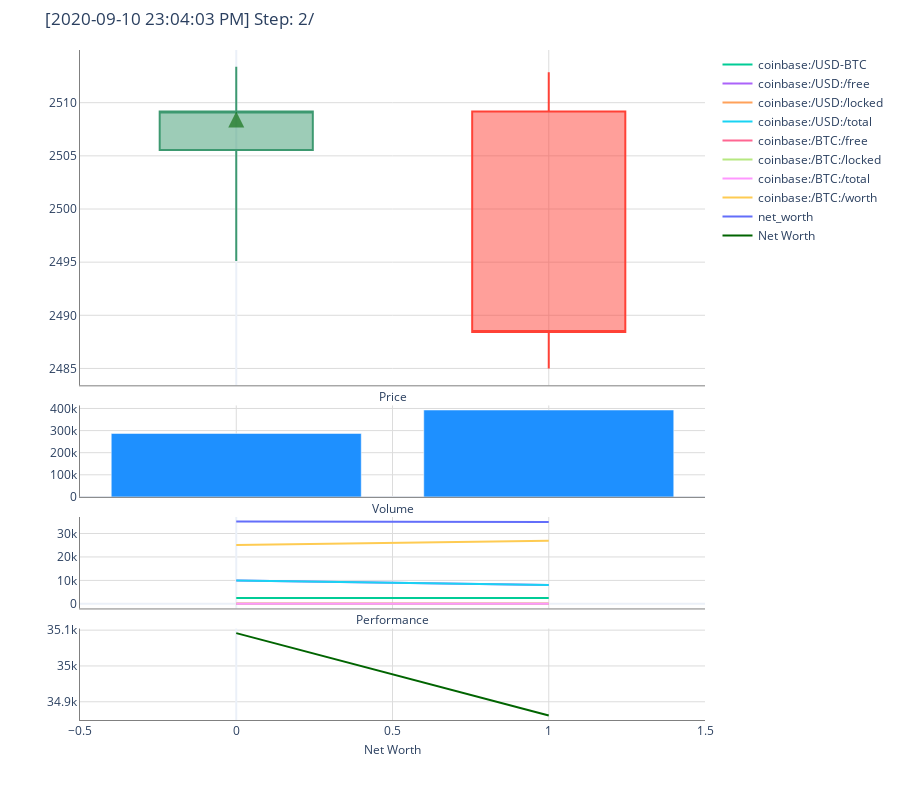
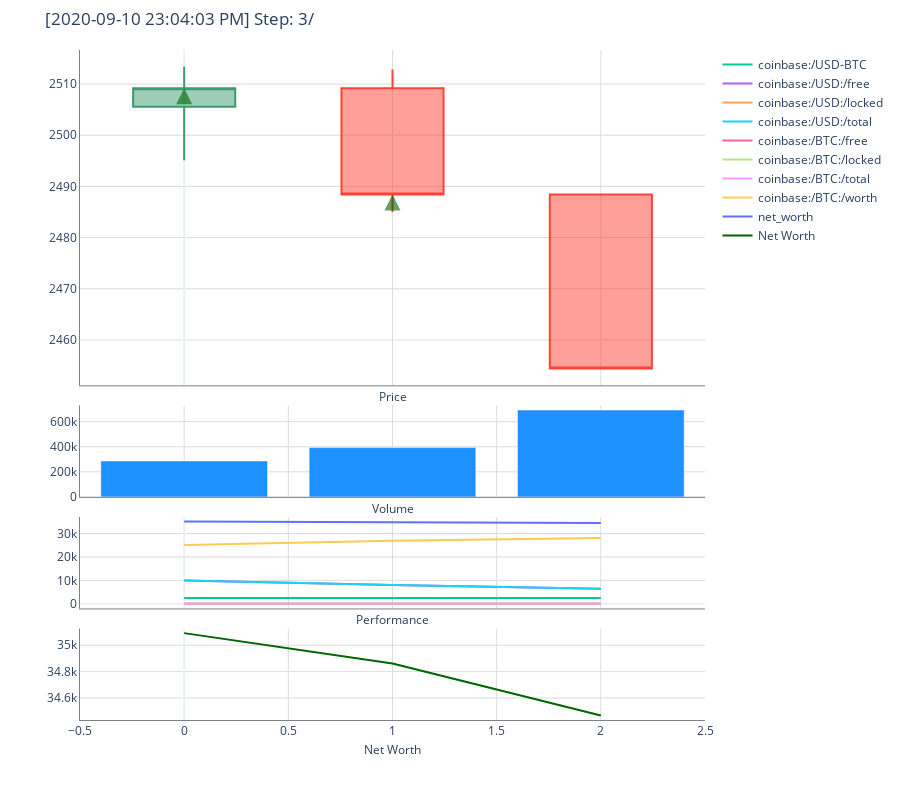
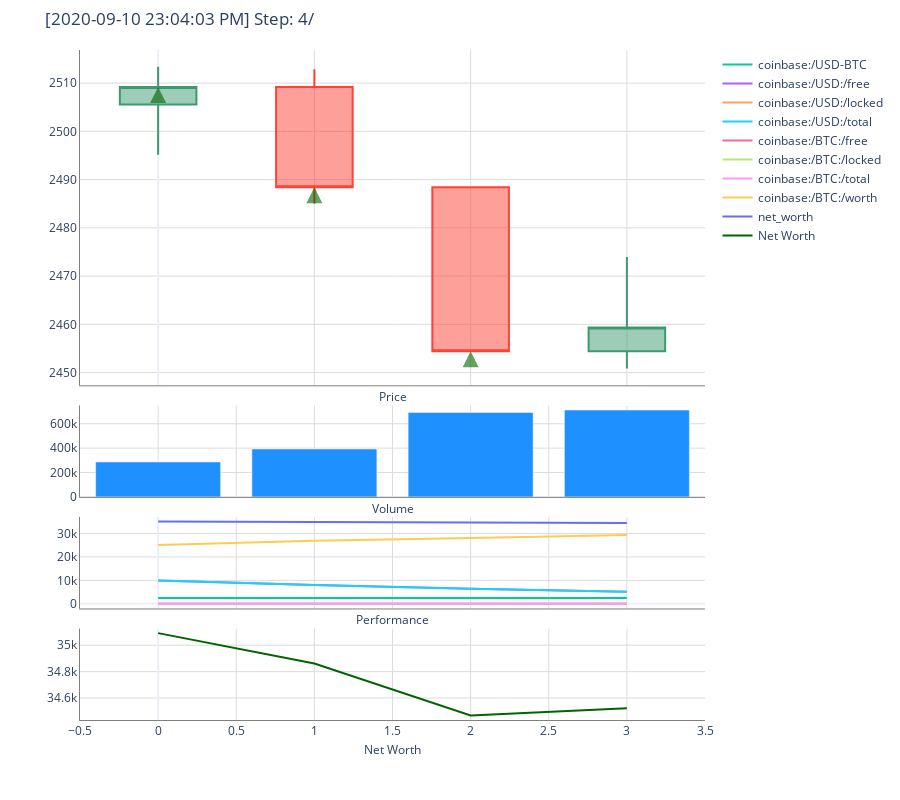
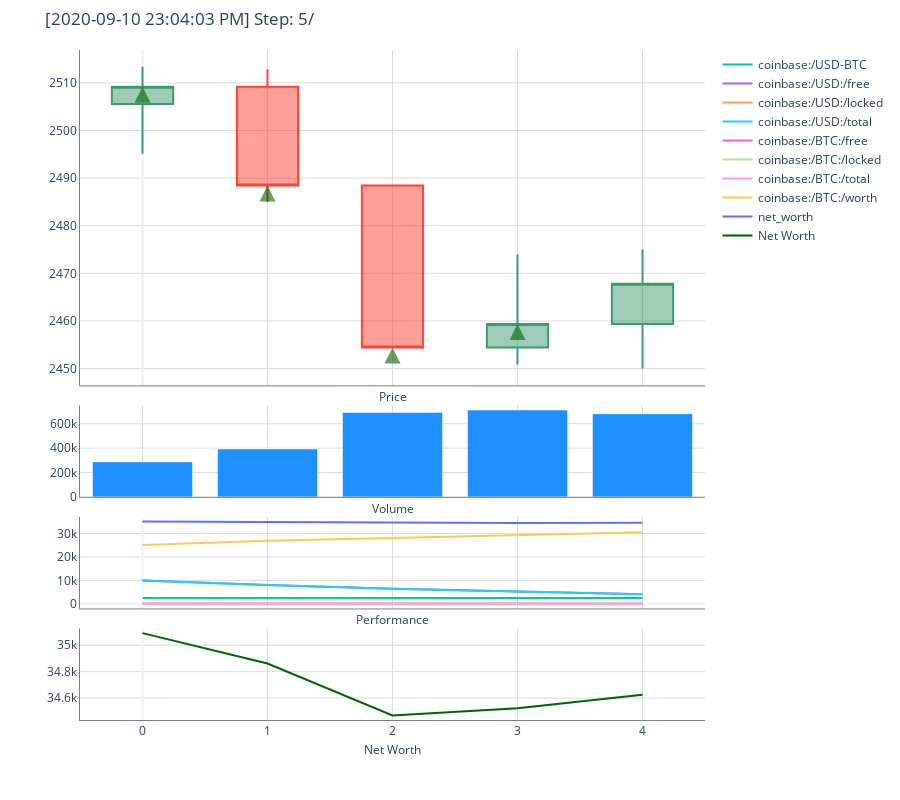

The code cell stored with these charts, in order, in its notebook:
### Code cell
#agent = PPO2.load(load_path=os.path.join(currentdir, "agents","MlpPolicy.zip"), env=env)
agent = DQN.load(load_path=os.path.join(currentdir, "agents","DQN_MlpPolicy.zip"), env=env)
done = False
obs = env.reset()
count = 0
while not done:
    action, _states = agent.predict(obs)
    obs, reward, done, info = env.step(action)
    env.render()
    count += 1
    done = count > 1000

### Figure 1 — Plotly figure (JSON) as saved in the notebook; plotly's stock layout.template omitted (floating-point values rounded to 4 significant figures)
{"data": [{"close": [2509.0, 2488.0], "high": [2513.0, 2513.0], "low": [2495.0, 2485.0], "name": "Price", "open": [2506.0, 2509.0], "showlegend": false, "type": "candlestick", "uid": "cfd3a51c-44d7-4dda-91e2-89d39fa74f65", "xaxis": "x", "yaxis": "y"}, {"marker": {"color": "DodgerBlue"}, "name": "Volume", "showlegend": false, "type": "bar", "uid": "601c1a09-78b3-4d10-a7a2-7e9472975d89", "xaxis": "x2", "y": [287000.0, 393100.0], "yaxis": "y2"}, {"mode": "lines", "name": "coinbase:/USD-BTC", "type": "scatter", "uid": "ecb760ef-5b64-4fca-85e6-6c178d0c8eba", "xaxis": "x3", "y": [2509.0, 2488.0], "yaxis": "y3"}, {"mode": "lines", "name": "coinbase:/USD:/free", "type": "scatter", "uid": "517175e1-a86e-42a6-b403-5b0412c97b4c", "xaxis": "x3", "y": [10000, 8000], "yaxis": "y3"}, {"mode": "lines", "name": "coinbase:/USD:/locked", "type": "scatter", "uid": "25a8cc84-c88a-40c9-8428-4e26fbb37ab3", "xaxis": "x3", "y": [0, 0], "yaxis": "y3"}, {"mode": "lines", "name": "coinbase:/USD:/total", "type": "scatter", "uid": "48e51bd6-98cd-4b70-8a1d-2ea39f28c226", "xaxis": "x3", "y": [10000, 8000], "yaxis": "y3"}, {"mode": "lines", "name": "coinbase:/BTC:/free", "type": "scatter", "uid": "d1ea9c28-da56-471c-8205-27ac562b5ad1", "xaxis": "x3", "y": [10, 10], "yaxis": "y3"}, {"mode": "lines", "name": "coinbase:/BTC:/locked", "type": "scatter", "uid": "9e1ba969-f1da-4ee5-9be9-9b9dec1a813f", "xaxis": "x3", "y": [0, 0.7947], "yaxis": "y3"}, {"mode": "lines", "name": "coinbase:/BTC:/total", "type": "scatter", "uid": "2cb4277a-a6c2-4f9d-8bd9-729ad6fdd622", "xaxis": "x3", "y": [10, 10.79], "yaxis": "y3"}, {"mode": "lines", "name": "coinbase:/BTC:/worth", "type": "scatter", "uid": "27040363-ad40-4e0f-8095-1d277aea6c76", "xaxis": "x3", "y": [25090.0, 26860.0], "yaxis": "y3"}, {"mode": "lines", "name": "net_worth", "type": "scatter", "uid": "5b491759-cae3-45b4-bacc-1ce742c0a95e", "xaxis": "x3", "y": [35090.0, 34860.0], "yaxis": "y3"}, {"marker": {"color": "DarkGreen"}, "mode": "lines", "name": "Net Worth", "type": "scatter", "uid": "21e5e64c-a45f-407d-b5b2-31a3a91ef2fb", "xaxis": "x4", "y": [35090.0, 34860.0], "yaxis": "y4"}], "layout": {"annotations": [{"arrowcolor": "DarkGreen", "arrowhead": 2, "arrowsize": 0.8, "arrowwidth": 4, "ax": 0, "ay": 15, "hoverlabel": {"bgcolor": "DarkGreen"}, "hovertext": "Step 1 [2017-07-01 11:00:00]<br>BUY 0.7946851 BTC @ 2509.17 USD MARKET<br>Total: 1994.0 USD - Comm.: 6.00 USD", "opacity": 0.6, "showarrow": true, "x": 0, "xref": "x", "y": 2509.0, "yref": "y"}], "height": 800, "margin": {"t": 50}, "title": {"text": "[2020-09-10 23:04:03 PM] Step: 2/"}, "xaxis": {"anchor": "y", "domain": [0, 1], "gridcolor": "Gainsboro", "linecolor": "Grey", "matches": "x4", "rangeslider": {"visible": false}, "showticklabels": false, "title": {"font": {"size": 12}, "standoff": 7, "text": "Price"}}, "xaxis2": {"anchor": "y2", "domain": [0, 1], "gridcolor": "Gainsboro", "linecolor": "Grey", "matches": "x4", "showticklabels": false, "title": {"font": {"size": 12}, "standoff": 7, "text": "Volume"}}, "xaxis3": {"anchor": "y3", "domain": [0, 1], "gridcolor": "Gainsboro", "linecolor": "Grey", "matches": "x4", "showticklabels": false, "title": {"font": {"size": 12}, "standoff": 7, "text": "Performance"}}, "xaxis4": {"anchor": "y4", "domain": [0, 1], "gridcolor": "Gainsboro", "linecolor": "Grey", "title": {"font": {"size": 12}, "standoff": 7, "text": "Net Worth"}}, "yaxis": {"anchor": "x", "domain": [0.4995, 1], "gridcolor": "Gainsboro", "linecolor": "Grey"}, "yaxis2": {"anchor": "x2", "domain": [0.333, 0.4695], "gridcolor": "Gainsboro", "linecolor": "Grey"}, "yaxis3": {"anchor": "x3", "domain": [0.1665, 0.303], "gridcolor": "Gainsboro", "linecolor": "Grey"}, "yaxis4": {"anchor": "x4", "domain": [0, 0.1365], "gridcolor": "Gainsboro", "linecolor": "Grey"}}}

### Figure 2 — Plotly figure (JSON) as saved in the notebook; plotly's stock layout.template omitted (floating-point values rounded to 4 significant figures)
{"data": [{"close": [2509.0, 2488.0, 2454.0], "high": [2513.0, 2513.0, 2488.0], "low": [2495.0, 2485.0, 2454.0], "name": "Price", "open": [2506.0, 2509.0, 2488.0], "showlegend": false, "type": "candlestick", "uid": "cfd3a51c-44d7-4dda-91e2-89d39fa74f65", "xaxis": "x", "yaxis": "y"}, {"marker": {"color": "DodgerBlue"}, "name": "Volume", "showlegend": false, "type": "bar", "uid": "601c1a09-78b3-4d10-a7a2-7e9472975d89", "xaxis": "x2", "y": [287000.0, 393100.0, 693300.0], "yaxis": "y2"}, {"mode": "lines", "name": "coinbase:/USD-BTC", "type": "scatter", "uid": "ecb760ef-5b64-4fca-85e6-6c178d0c8eba", "xaxis": "x3", "y": [2509.0, 2488.0, 2454.0], "yaxis": "y3"}, {"mode": "lines", "name": "coinbase:/USD:/free", "type": "scatter", "uid": "517175e1-a86e-42a6-b403-5b0412c97b4c", "xaxis": "x3", "y": [10000, 8000, 6400], "yaxis": "y3"}, {"mode": "lines", "name": "coinbase:/USD:/locked", "type": "scatter", "uid": "25a8cc84-c88a-40c9-8428-4e26fbb37ab3", "xaxis": "x3", "y": [0, 0, 0], "yaxis": "y3"}, {"mode": "lines", "name": "coinbase:/USD:/total", "type": "scatter", "uid": "48e51bd6-98cd-4b70-8a1d-2ea39f28c226", "xaxis": "x3", "y": [10000, 8000, 6400], "yaxis": "y3"}, {"mode": "lines", "name": "coinbase:/BTC:/free", "type": "scatter", "uid": "d1ea9c28-da56-471c-8205-27ac562b5ad1", "xaxis": "x3", "y": [10, 10, 10], "yaxis": "y3"}, {"mode": "lines", "name": "coinbase:/BTC:/locked", "type": "scatter", "uid": "9e1ba969-f1da-4ee5-9be9-9b9dec1a813f", "xaxis": "x3", "y": [0, 0.7947, 1.436], "yaxis": "y3"}, {"mode": "lines", "name": "coinbase:/BTC:/total", "type": "scatter", "uid": "2cb4277a-a6c2-4f9d-8bd9-729ad6fdd622", "xaxis": "x3", "y": [10, 10.79, 11.44], "yaxis": "y3"}, {"mode": "lines", "name": "coinbase:/BTC:/worth", "type": "scatter", "uid": "27040363-ad40-4e0f-8095-1d277aea6c76", "xaxis": "x3", "y": [25090.0, 26860.0, 28070.0], "yaxis": "y3"}, {"mode": "lines", "name": "net_worth", "type": "scatter", "uid": "5b491759-cae3-45b4-bacc-1ce742c0a95e", "xaxis": "x3", "y": [35090.0, 34860.0, 34470.0], "yaxis": "y3"}, {"marker": {"color": "DarkGreen"}, "mode": "lines", "name": "Net Worth", "type": "scatter", "uid": "21e5e64c-a45f-407d-b5b2-31a3a91ef2fb", "xaxis": "x4", "y": [35090.0, 34860.0, 34470.0], "yaxis": "y4"}], "layout": {"annotations": [{"arrowcolor": "DarkGreen", "arrowhead": 2, "arrowsize": 0.8, "arrowwidth": 4, "ax": 0, "ay": 15, "hoverlabel": {"bgcolor": "DarkGreen"}, "hovertext": "Step 1 [2017-07-01 11:00:00]<br>BUY 0.7946851 BTC @ 2509.17 USD MARKET<br>Total: 1994.0 USD - Comm.: 6.00 USD", "opacity": 0.6, "showarrow": true, "x": 0, "xref": "x", "y": 2509.0, "yref": "y"}, {"arrowcolor": "DarkGreen", "arrowhead": 2, "arrowsize": 0.8, "arrowwidth": 4, "ax": 0, "ay": 15, "hoverlabel": {"bgcolor": "DarkGreen"}, "hovertext": "Step 2 [2017-07-01 12:00:00]<br>BUY 0.64104676 BTC @ 2488.43 USD MARKET<br>Total: 1595.2 USD - Comm.: 4.80 USD", "opacity": 0.6, "showarrow": true, "x": 1, "xref": "x", "y": 2488.0, "yref": "y"}], "height": 800, "margin": {"t": 50}, "title": {"text": "[2020-09-10 23:04:03 PM] Step: 3/"}, "xaxis": {"anchor": "y", "domain": [0, 1], "gridcolor": "Gainsboro", "linecolor": "Grey", "matches": "x4", "rangeslider": {"visible": false}, "showticklabels": false, "title": {"font": {"size": 12}, "standoff": 7, "text": "Price"}}, "xaxis2": {"anchor": "y2", "domain": [0, 1], "gridcolor": "Gainsboro", "linecolor": "Grey", "matches": "x4", "showticklabels": false, "title": {"font": {"size": 12}, "standoff": 7, "text": "Volume"}}, "xaxis3": {"anchor": "y3", "domain": [0, 1], "gridcolor": "Gainsboro", "linecolor": "Grey", "matches": "x4", "showticklabels": false, "title": {"font": {"size": 12}, "standoff": 7, "text": "Performance"}}, "xaxis4": {"anchor": "y4", "domain": [0, 1], "gridcolor": "Gainsboro", "linecolor": "Grey", "title": {"font": {"size": 12}, "standoff": 7, "text": "Net Worth"}}, "yaxis": {"anchor": "x", "domain": [0.4995, 1], "gridcolor": "Gainsboro", "linecolor": "Grey"}, "yaxis2": {"anchor": "x2", "domain": [0.333, 0.4695], "gridcolor": "Gainsboro", "linecolor": "Grey"}, "yaxis3": {"anchor": "x3", "domain": [0.1665, 0.303], "gridcolor": "Gainsboro", "linecolor": "Grey"}, "yaxis4": {"anchor": "x4", "domain": [0, 0.1365], "gridcolor": "Gainsboro", "linecolor": "Grey"}}}

### Figure 3 — Plotly figure (JSON) as saved in the notebook; plotly's stock layout.template omitted (floating-point values rounded to 4 significant figures)
{"data": [{"close": [2509.0, 2488.0, 2454.0, 2459.0], "high": [2513.0, 2513.0, 2488.0, 2474.0], "low": [2495.0, 2485.0, 2454.0, 2451.0], "name": "Price", "open": [2506.0, 2509.0, 2488.0, 2454.0], "showlegend": false, "type": "candlestick", "uid": "cfd3a51c-44d7-4dda-91e2-89d39fa74f65", "xaxis": "x", "yaxis": "y"}, {"marker": {"color": "DodgerBlue"}, "name": "Volume", "showlegend": false, "type": "bar", "uid": "601c1a09-78b3-4d10-a7a2-7e9472975d89", "xaxis": "x2", "y": [287000.0, 393100.0, 693300.0, 712900.0], "yaxis": "y2"}, {"mode": "lines", "name": "coinbase:/USD-BTC", "type": "scatter", "uid": "ecb760ef-5b64-4fca-85e6-6c178d0c8eba", "xaxis": "x3", "y": [2509.0, 2488.0, 2454.0, 2459.0], "yaxis": "y3"}, {"mode": "lines", "name": "coinbase:/USD:/free", "type": "scatter", "uid": "517175e1-a86e-42a6-b403-5b0412c97b4c", "xaxis": "x3", "y": [10000, 8000, 6400, 5120], "yaxis": "y3"}, {"mode": "lines", "name": "coinbase:/USD:/locked", "type": "scatter", "uid": "25a8cc84-c88a-40c9-8428-4e26fbb37ab3", "xaxis": "x3", "y": [0, 0, 0, 0], "yaxis": "y3"}, {"mode": "lines", "name": "coinbase:/USD:/total", "type": "scatter", "uid": "48e51bd6-98cd-4b70-8a1d-2ea39f28c226", "xaxis": "x3", "y": [10000, 8000, 6400, 5120], "yaxis": "y3"}, {"mode": "lines", "name": "coinbase:/BTC:/free", "type": "scatter", "uid": "d1ea9c28-da56-471c-8205-27ac562b5ad1", "xaxis": "x3", "y": [10, 10, 10, 10], "yaxis": "y3"}, {"mode": "lines", "name": "coinbase:/BTC:/locked", "type": "scatter", "uid": "9e1ba969-f1da-4ee5-9be9-9b9dec1a813f", "xaxis": "x3", "y": [0, 0.7947, 1.436, 1.956], "yaxis": "y3"}, {"mode": "lines", "name": "coinbase:/BTC:/total", "type": "scatter", "uid": "2cb4277a-a6c2-4f9d-8bd9-729ad6fdd622", "xaxis": "x3", "y": [10, 10.79, 11.44, 11.96], "yaxis": "y3"}, {"mode": "lines", "name": "coinbase:/BTC:/worth", "type": "scatter", "uid": "27040363-ad40-4e0f-8095-1d277aea6c76", "xaxis": "x3", "y": [25090.0, 26860.0, 28070.0, 29400.0], "yaxis": "y3"}, {"mode": "lines", "name": "net_worth", "type": "scatter", "uid": "5b491759-cae3-45b4-bacc-1ce742c0a95e", "xaxis": "x3", "y": [35090.0, 34860.0, 34470.0, 34520.0], "yaxis": "y3"}, {"marker": {"color": "DarkGreen"}, "mode": "lines", "name": "Net Worth", "type": "scatter", "uid": "21e5e64c-a45f-407d-b5b2-31a3a91ef2fb", "xaxis": "x4", "y": [35090.0, 34860.0, 34470.0, 34520.0], "yaxis": "y4"}], "layout": {"annotations": [{"arrowcolor": "DarkGreen", "arrowhead": 2, "arrowsize": 0.8, "arrowwidth": 4, "ax": 0, "ay": 15, "hoverlabel": {"bgcolor": "DarkGreen"}, "hovertext": "Step 1 [2017-07-01 11:00:00]<br>BUY 0.7946851 BTC @ 2509.17 USD MARKET<br>Total: 1994.0 USD - Comm.: 6.00 USD", "opacity": 0.6, "showarrow": true, "x": 0, "xref": "x", "y": 2509.0, "yref": "y"}, {"arrowcolor": "DarkGreen", "arrowhead": 2, "arrowsize": 0.8, "arrowwidth": 4, "ax": 0, "ay": 15, "hoverlabel": {"bgcolor": "DarkGreen"}, "hovertext": "Step 2 [2017-07-01 12:00:00]<br>BUY 0.64104676 BTC @ 2488.43 USD MARKET<br>Total: 1595.2 USD - Comm.: 4.80 USD", "opacity": 0.6, "showarrow": true, "x": 1, "xref": "x", "y": 2488.0, "yref": "y"}, {"arrowcolor": "DarkGreen", "arrowhead": 2, "arrowsize": 0.8, "arrowwidth": 4, "ax": 0, "ay": 15, "hoverlabel": {"bgcolor": "DarkGreen"}, "hovertext": "Step 3 [2017-07-01 13:00:00]<br>BUY 0.51994149 BTC @ 2454.43 USD MARKET<br>Total: 1276.16 USD - Comm.: 3.84 USD", "opacity": 0.6, "showarrow": true, "x": 2, "xref": "x", "y": 2454.0, "yref": "y"}], "height": 800, "margin": {"t": 50}, "title": {"text": "[2020-09-10 23:04:03 PM] Step: 4/"}, "xaxis": {"anchor": "y", "domain": [0, 1], "gridcolor": "Gainsboro", "linecolor": "Grey", "matches": "x4", "rangeslider": {"visible": false}, "showticklabels": false, "title": {"font": {"size": 12}, "standoff": 7, "text": "Price"}}, "xaxis2": {"anchor": "y2", "domain": [0, 1], "gridcolor": "Gainsboro", "linecolor": "Grey", "matches": "x4", "showticklabels": false, "title": {"font": {"size": 12}, "standoff": 7, "text": "Volume"}}, "xaxis3": {"anchor": "y3", "domain": [0, 1], "gridcolor": "Gainsboro", "linecolor": "Grey", "matches": "x4", "showticklabels": false, "title": {"font": {"size": 12}, "standoff": 7, "text": "Performance"}}, "xaxis4": {"anchor": "y4", "domain": [0, 1], "gridcolor": "Gainsboro", "linecolor": "Grey", "title": {"font": {"size": 12}, "standoff": 7, "text": "Net Worth"}}, "yaxis": {"anchor": "x", "domain": [0.4995, 1], "gridcolor": "Gainsboro", "linecolor": "Grey"}, "yaxis2": {"anchor": "x2", "domain": [0.333, 0.4695], "gridcolor": "Gainsboro", "linecolor": "Grey"}, "yaxis3": {"anchor": "x3", "domain": [0.1665, 0.303], "gridcolor": "Gainsboro", "linecolor": "Grey"}, "yaxis4": {"anchor": "x4", "domain": [0, 0.1365], "gridcolor": "Gainsboro", "linecolor": "Grey"}}}

### Figure 4 — Plotly figure (JSON) as saved in the notebook; plotly's stock layout.template omitted (floating-point values rounded to 4 significant figures)
{"data": [{"close": [2509.0, 2488.0, 2454.0, 2459.0, 2468.0], "high": [2513.0, 2513.0, 2488.0, 2474.0, 2475], "low": [2495.0, 2485.0, 2454.0, 2451.0, 2450], "name": "Price", "open": [2506.0, 2509.0, 2488.0, 2454.0, 2459.0], "showlegend": false, "type": "candlestick", "uid": "cfd3a51c-44d7-4dda-91e2-89d39fa74f65", "xaxis": "x", "yaxis": "y"}, {"marker": {"color": "DodgerBlue"}, "name": "Volume", "showlegend": false, "type": "bar", "uid": "601c1a09-78b3-4d10-a7a2-7e9472975d89", "xaxis": "x2", "y": [287000.0, 393100.0, 693300.0, 712900.0, 682100.0], "yaxis": "y2"}, {"mode": "lines", "name": "coinbase:/USD-BTC", "type": "scatter", "uid": "ecb760ef-5b64-4fca-85e6-6c178d0c8eba", "xaxis": "x3", "y": [2509.0, 2488.0, 2454.0, 2459.0, 2468.0], "yaxis": "y3"}, {"mode": "lines", "name": "coinbase:/USD:/free", "type": "scatter", "uid": "517175e1-a86e-42a6-b403-5b0412c97b4c", "xaxis": "x3", "y": [10000, 8000, 6400, 5120, 4096], "yaxis": "y3"}, {"mode": "lines", "name": "coinbase:/USD:/locked", "type": "scatter", "uid": "25a8cc84-c88a-40c9-8428-4e26fbb37ab3", "xaxis": "x3", "y": [0, 0, 0, 0, 0], "yaxis": "y3"}, {"mode": "lines", "name": "coinbase:/USD:/total", "type": "scatter", "uid": "48e51bd6-98cd-4b70-8a1d-2ea39f28c226", "xaxis": "x3", "y": [10000, 8000, 6400, 5120, 4096], "yaxis": "y3"}, {"mode": "lines", "name": "coinbase:/BTC:/free", "type": "scatter", "uid": "d1ea9c28-da56-471c-8205-27ac562b5ad1", "xaxis": "x3", "y": [10, 10, 10, 10, 10], "yaxis": "y3"}, {"mode": "lines", "name": "coinbase:/BTC:/locked", "type": "scatter", "uid": "9e1ba969-f1da-4ee5-9be9-9b9dec1a813f", "xaxis": "x3", "y": [0, 0.7947, 1.436, 1.956, 2.371], "yaxis": "y3"}, {"mode": "lines", "name": "coinbase:/BTC:/total", "type": "scatter", "uid": "2cb4277a-a6c2-4f9d-8bd9-729ad6fdd622", "xaxis": "x3", "y": [10, 10.79, 11.44, 11.96, 12.37], "yaxis": "y3"}, {"mode": "lines", "name": "coinbase:/BTC:/worth", "type": "scatter", "uid": "27040363-ad40-4e0f-8095-1d277aea6c76", "xaxis": "x3", "y": [25090.0, 26860.0, 28070.0, 29400.0, 30530.0], "yaxis": "y3"}, {"mode": "lines", "name": "net_worth", "type": "scatter", "uid": "5b491759-cae3-45b4-bacc-1ce742c0a95e", "xaxis": "x3", "y": [35090.0, 34860.0, 34470.0, 34520.0, 34630.0], "yaxis": "y3"}, {"marker": {"color": "DarkGreen"}, "mode": "lines", "name": "Net Worth", "type": "scatter", "uid": "21e5e64c-a45f-407d-b5b2-31a3a91ef2fb", "xaxis": "x4", "y": [35090.0, 34860.0, 34470.0, 34520.0, 34630.0], "yaxis": "y4"}], "layout": {"annotations": [{"arrowcolor": "DarkGreen", "arrowhead": 2, "arrowsize": 0.8, "arrowwidth": 4, "ax": 0, "ay": 15, "hoverlabel": {"bgcolor": "DarkGreen"}, "hovertext": "Step 1 [2017-07-01 11:00:00]<br>BUY 0.7946851 BTC @ 2509.17 USD MARKET<br>Total: 1994.0 USD - Comm.: 6.00 USD", "opacity": 0.6, "showarrow": true, "x": 0, "xref": "x", "y": 2509.0, "yref": "y"}, {"arrowcolor": "DarkGreen", "arrowhead": 2, "arrowsize": 0.8, "arrowwidth": 4, "ax": 0, "ay": 15, "hoverlabel": {"bgcolor": "DarkGreen"}, "hovertext": "Step 2 [2017-07-01 12:00:00]<br>BUY 0.64104676 BTC @ 2488.43 USD MARKET<br>Total: 1595.2 USD - Comm.: 4.80 USD", "opacity": 0.6, "showarrow": true, "x": 1, "xref": "x", "y": 2488.0, "yref": "y"}, {"arrowcolor": "DarkGreen", "arrowhead": 2, "arrowsize": 0.8, "arrowwidth": 4, "ax": 0, "ay": 15, "hoverlabel": {"bgcolor": "DarkGreen"}, "hovertext": "Step 3 [2017-07-01 13:00:00]<br>BUY 0.51994149 BTC @ 2454.43 USD MARKET<br>Total: 1276.16 USD - Comm.: 3.84 USD", "opacity": 0.6, "showarrow": true, "x": 2, "xref": "x", "y": 2454.0, "yref": "y"}, {"arrowcolor": "DarkGreen", "arrowhead": 2, "arrowsize": 0.8, "arrowwidth": 4, "ax": 0, "ay": 15, "hoverlabel": {"bgcolor": "DarkGreen"}, "hovertext": "Step 4 [2017-07-01 14:00:00]<br>BUY 0.41512188 BTC @ 2459.35 USD MARKET<br>Total: 1020.93 USD - Comm.: 3.07 USD", "opacity": 0.6, "showarrow": true, "x": 3, "xref": "x", "y": 2459.0, "yref": "y"}], "height": 800, "margin": {"t": 50}, "title": {"text": "[2020-09-10 23:04:03 PM] Step: 5/"}, "xaxis": {"anchor": "y", "domain": [0, 1], "gridcolor": "Gainsboro", "linecolor": "Grey", "matches": "x4", "rangeslider": {"visible": false}, "showticklabels": false, "title": {"font": {"size": 12}, "standoff": 7, "text": "Price"}}, "xaxis2": {"anchor": "y2", "domain": [0, 1], "gridcolor": "Gainsboro", "linecolor": "Grey", "matches": "x4", "showticklabels": false, "title": {"font": {"size": 12}, "standoff": 7, "text": "Volume"}}, "xaxis3": {"anchor": "y3", "domain": [0, 1], "gridcolor": "Gainsboro", "linecolor": "Grey", "matches": "x4", "showticklabels": false, "title": {"font": {"size": 12}, "standoff": 7, "text": "Performance"}}, "xaxis4": {"anchor": "y4", "domain": [0, 1], "gridcolor": "Gainsboro", "linecolor": "Grey", "title": {"font": {"size": 12}, "standoff": 7, "text": "Net Worth"}}, "yaxis": {"anchor": "x", "domain": [0.4995, 1], "gridcolor": "Gainsboro", "linecolor": "Grey"}, "yaxis2": {"anchor": "x2", "domain": [0.333, 0.4695], "gridcolor": "Gainsboro", "linecolor": "Grey"}, "yaxis3": {"anchor": "x3", "domain": [0.1665, 0.303], "gridcolor": "Gainsboro", "linecolor": "Grey"}, "yaxis4": {"anchor": "x4", "domain": [0, 0.1365], "gridcolor": "Gainsboro", "linecolor": "Grey"}}}
